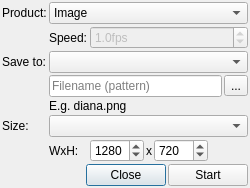
<?xml version="1.0" encoding="UTF-8"?>
<ui version="4.0">
 <class>ExportImageDialog</class>
 <widget class="QDialog" name="ExportImageDialog">
  <property name="windowTitle">
   <string>Export image/movie …</string>
  </property>
  <layout class="QGridLayout" name="gridLayout">
   <property name="leftMargin">
    <number>2</number>
   </property>
   <property name="topMargin">
    <number>2</number>
   </property>
   <property name="rightMargin">
    <number>2</number>
   </property>
   <property name="bottomMargin">
    <number>2</number>
   </property>
   <property name="spacing">
    <number>2</number>
   </property>
   <item row="3" column="0">
    <widget class="QLabel" name="labelSaveTo">
     <property name="text">
      <string>Save to:</string>
     </property>
     <property name="buddy">
      <cstring>comboSaveTo</cstring>
     </property>
    </widget>
   </item>
   <item row="1" column="2">
    <widget class="QDoubleSpinBox" name="spinFrameRate">
     <property name="enabled">
      <bool>false</bool>
     </property>
     <property name="toolTip">
      <string>Frame rate in frames per second</string>
     </property>
     <property name="suffix">
      <string>fps</string>
     </property>
     <property name="decimals">
      <number>1</number>
     </property>
     <property name="minimum">
      <double>0.100000000000000</double>
     </property>
     <property name="maximum">
      <double>50.000000000000000</double>
     </property>
     <property name="value">
      <double>1.000000000000000</double>
     </property>
    </widget>
   </item>
   <item row="7" column="1">
    <widget class="QLabel" name="labelSizeWxH">
     <property name="text">
      <string>WxH:</string>
     </property>
    </widget>
   </item>
   <item row="3" column="1" colspan="2">
    <widget class="QComboBox" name="comboSaveTo"/>
   </item>
   <item row="0" column="1" colspan="2">
    <widget class="QComboBox" name="comboProduct">
     <item>
      <property name="text">
       <string>Image</string>
      </property>
     </item>
     <item>
      <property name="text">
       <string>Image series</string>
      </property>
     </item>
     <item>
      <property name="text">
       <string>Animated Image</string>
      </property>
     </item>
     <item>
      <property name="text">
       <string>Movie</string>
      </property>
     </item>
    </widget>
   </item>
   <item row="0" column="0">
    <widget class="QLabel" name="labelProduct">
     <property name="text">
      <string>Product:</string>
     </property>
     <property name="buddy">
      <cstring>comboProduct</cstring>
     </property>
    </widget>
   </item>
   <item row="6" column="1" colspan="2">
    <widget class="QComboBox" name="comboSize"/>
   </item>
   <item row="1" column="1">
    <widget class="QLabel" name="labelFrameRate">
     <property name="text">
      <string>Speed:</string>
     </property>
     <property name="buddy">
      <cstring>spinFrameRate</cstring>
     </property>
    </widget>
   </item>
   <item row="8" column="0" colspan="3">
    <layout class="QHBoxLayout" name="horizontalLayout">
     <item>
      <spacer name="spacerButtons">
       <property name="orientation">
        <enum>Qt::Horizontal</enum>
       </property>
       <property name="sizeHint" stdset="0">
        <size>
         <width>40</width>
         <height>20</height>
        </size>
       </property>
      </spacer>
     </item>
     <item>
      <widget class="QPushButton" name="buttonClose">
       <property name="text">
        <string>Close</string>
       </property>
      </widget>
     </item>
     <item>
      <widget class="QPushButton" name="buttonStart">
       <property name="text">
        <string>Start</string>
       </property>
      </widget>
     </item>
    </layout>
   </item>
   <item row="7" column="2">
    <layout class="QHBoxLayout" name="horizontalLayout_2">
     <property name="spacing">
      <number>2</number>
     </property>
     <item>
      <widget class="QSpinBox" name="spinWidth">
       <property name="minimum">
        <number>64</number>
       </property>
       <property name="maximum">
        <number>4000</number>
       </property>
       <property name="singleStep">
        <number>32</number>
       </property>
       <property name="value">
        <number>1280</number>
       </property>
      </widget>
     </item>
     <item>
      <widget class="QLabel" name="labelSizeX">
       <property name="text">
        <string notr="true">x</string>
       </property>
       <property name="alignment">
        <set>Qt::AlignCenter</set>
       </property>
      </widget>
     </item>
     <item>
      <widget class="QSpinBox" name="spinHeight">
       <property name="minimum">
        <number>64</number>
       </property>
       <property name="maximum">
        <number>4000</number>
       </property>
       <property name="singleStep">
        <number>32</number>
       </property>
       <property name="value">
        <number>720</number>
       </property>
      </widget>
     </item>
     <item>
      <spacer name="spacerSize">
       <property name="orientation">
        <enum>Qt::Horizontal</enum>
       </property>
       <property name="sizeHint" stdset="0">
        <size>
         <width>40</width>
         <height>20</height>
        </size>
       </property>
      </spacer>
     </item>
    </layout>
   </item>
   <item row="6" column="0">
    <widget class="QLabel" name="labelSize">
     <property name="text">
      <string>Size:</string>
     </property>
     <property name="buddy">
      <cstring>comboSize</cstring>
     </property>
    </widget>
   </item>
   <item row="5" column="1" colspan="2">
    <widget class="QLabel" name="labelFilenameHint">
     <property name="text">
      <string notr="true">E.g. diana.png</string>
     </property>
    </widget>
   </item>
   <item row="4" column="1" colspan="2">
    <layout class="QHBoxLayout" name="horizontalLayout_3" stretch="1,0">
     <property name="spacing">
      <number>2</number>
     </property>
     <item>
      <widget class="QLineEdit" name="editFilename">
       <property name="placeholderText">
        <string>Filename (pattern)</string>
       </property>
      </widget>
     </item>
     <item>
      <widget class="QToolButton" name="buttonFilename">
       <property name="text">
        <string notr="true">...</string>
       </property>
      </widget>
     </item>
    </layout>
   </item>
  </layout>
 </widget>
 <tabstops>
  <tabstop>comboProduct</tabstop>
  <tabstop>spinFrameRate</tabstop>
  <tabstop>comboSaveTo</tabstop>
  <tabstop>editFilename</tabstop>
  <tabstop>buttonFilename</tabstop>
  <tabstop>comboSize</tabstop>
  <tabstop>spinWidth</tabstop>
  <tabstop>spinHeight</tabstop>
  <tabstop>buttonStart</tabstop>
  <tabstop>buttonClose</tabstop>
 </tabstops>
 <resources/>
 <connections>
  <connection>
   <sender>comboProduct</sender>
   <signal>currentIndexChanged(int)</signal>
   <receiver>ExportImageDialog</receiver>
   <slot>onProductChanged(int)</slot>
   <hints>
    <hint type="sourcelabel">
     <x>86</x>
     <y>16</y>
    </hint>
    <hint type="destinationlabel">
     <x>20</x>
     <y>29</y>
    </hint>
   </hints>
  </connection>
  <connection>
   <sender>comboSaveTo</sender>
   <signal>currentIndexChanged(int)</signal>
   <receiver>ExportImageDialog</receiver>
   <slot>onSaveToChanged(int)</slot>
   <hints>
    <hint type="sourcelabel">
     <x>93</x>
     <y>68</y>
    </hint>
    <hint type="destinationlabel">
     <x>18</x>
     <y>85</y>
    </hint>
   </hints>
  </connection>
  <connection>
   <sender>comboSize</sender>
   <signal>currentIndexChanged(int)</signal>
   <receiver>ExportImageDialog</receiver>
   <slot>onSizeComboChanged(int)</slot>
   <hints>
    <hint type="sourcelabel">
     <x>70</x>
     <y>120</y>
    </hint>
    <hint type="destinationlabel">
     <x>17</x>
     <y>139</y>
    </hint>
   </hints>
  </connection>
  <connection>
   <sender>spinWidth</sender>
   <signal>valueChanged(int)</signal>
   <receiver>ExportImageDialog</receiver>
   <slot>onSizeWidthChanged(int)</slot>
   <hints>
    <hint type="sourcelabel">
     <x>111</x>
     <y>146</y>
    </hint>
    <hint type="destinationlabel">
     <x>42</x>
     <y>170</y>
    </hint>
   </hints>
  </connection>
  <connection>
   <sender>spinHeight</sender>
   <signal>valueChanged(int)</signal>
   <receiver>ExportImageDialog</receiver>
   <slot>onSizeHeightChanged(int)</slot>
   <hints>
    <hint type="sourcelabel">
     <x>235</x>
     <y>148</y>
    </hint>
    <hint type="destinationlabel">
     <x>66</x>
     <y>176</y>
    </hint>
   </hints>
  </connection>
  <connection>
   <sender>buttonStart</sender>
   <signal>clicked()</signal>
   <receiver>ExportImageDialog</receiver>
   <slot>onStart()</slot>
   <hints>
    <hint type="sourcelabel">
     <x>234</x>
     <y>174</y>
    </hint>
    <hint type="destinationlabel">
     <x>247</x>
     <y>144</y>
    </hint>
   </hints>
  </connection>
  <connection>
   <sender>buttonClose</sender>
   <signal>clicked()</signal>
   <receiver>ExportImageDialog</receiver>
   <slot>reject()</slot>
   <hints>
    <hint type="sourcelabel">
     <x>191</x>
     <y>174</y>
    </hint>
    <hint type="destinationlabel">
     <x>51</x>
     <y>146</y>
    </hint>
   </hints>
  </connection>
  <connection>
   <sender>buttonFilename</sender>
   <signal>clicked()</signal>
   <receiver>ExportImageDialog</receiver>
   <slot>onFileChooser()</slot>
   <hints>
    <hint type="sourcelabel">
     <x>277</x>
     <y>96</y>
    </hint>
    <hint type="destinationlabel">
     <x>44</x>
     <y>98</y>
    </hint>
   </hints>
  </connection>
  <connection>
   <sender>editFilename</sender>
   <signal>textChanged(QString)</signal>
   <receiver>ExportImageDialog</receiver>
   <slot>onFilenameChanged(QString)</slot>
   <hints>
    <hint type="sourcelabel">
     <x>147</x>
     <y>87</y>
    </hint>
    <hint type="destinationlabel">
     <x>31</x>
     <y>75</y>
    </hint>
   </hints>
  </connection>
 </connections>
 <slots>
  <slot>onProductChanged(int)</slot>
  <slot>onSaveToChanged(int)</slot>
  <slot>onSizeComboChanged(int)</slot>
  <slot>onSizeWidthChanged(int)</slot>
  <slot>onSizeHeightChanged(int)</slot>
  <slot>onStart()</slot>
  <slot>onFileChooser()</slot>
  <slot>onFilenameChanged(QString)</slot>
 </slots>
</ui>
